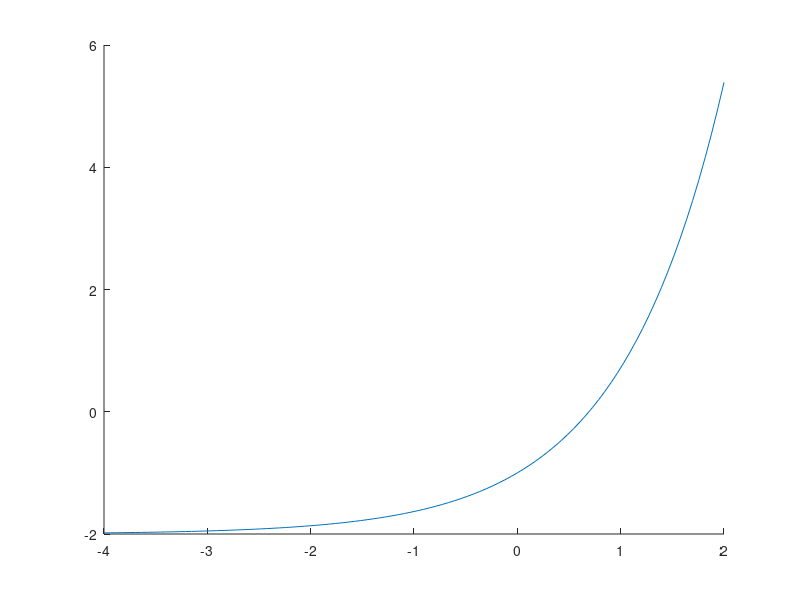
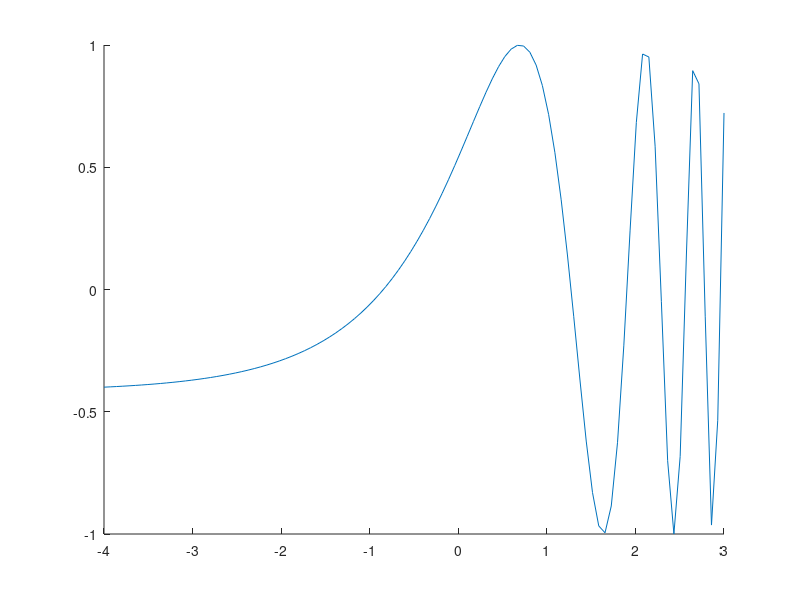
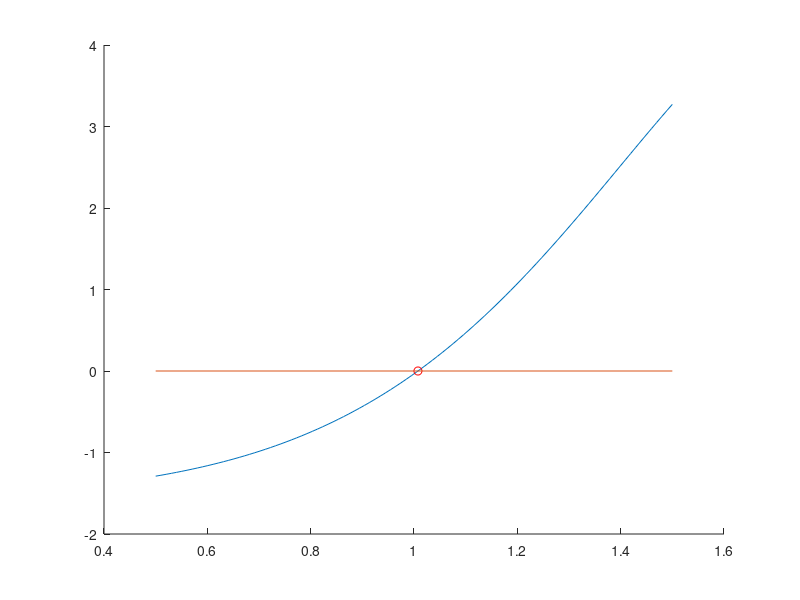

Reproduce these figures in MATLAB, in order.
%{
Ex.3
a. Sa se construiasca ın Matlab graficele functiilor y = e^x − 2 si y = cos(e^x − 2);
b. Sa se implementeze ın Matlab metoda bisectiei pentru a calcula o aproximare a solutiei ecuatiei 
	e^x − 2 = cos(e^x − 2) cu eroarea ε = 10−5 pe intervalul x ∈ [0, 5; 1, 5].
%}

function t13()
    PlotFunction(@(x)(exp(x) - 2), -4, 2);
    PlotFunction(@(x)(cos(exp(x) - 2)), -4, 3);
    FindSolAndPlot(@(x)((exp(x) - 2) - (cos(exp(x) - 2))), 0.5, 1.5);
end

function FindSolAndPlot(f, a, b)
    figure;
    hold on;
    Plot(f, a, b);
    
    x_aprox = MetBisectie(f, a, b, 1e-5);
    plot([x_aprox], [f(x_aprox)], 'or') % our intersection point
    plot([a b], [0 0]) % line x = 0
    hold off
end

function PlotFunction(f, a, b)
    figure;
    hold on;
    Plot(f, a, b)
    hold off
end

function Plot(f, a, b)
    x = linspace(a, b, 100);
    y = arrayfun(f, x);
    plot(x, y) % the graph of the function
end

function x_aprox = MetBisectie(f, a, b, epsilon)
    x_aprox = (a + b) / 2;
    
    while ((b - a) > epsilon) 
        if (f(x_aprox) == 0)
            break;
        end
        
        if (f(a) * f(x_aprox) < 0)
            b = x_aprox; 
        else 
            a = x_aprox;
        end
        
        x_aprox = (a + b) / 2;
    end
end